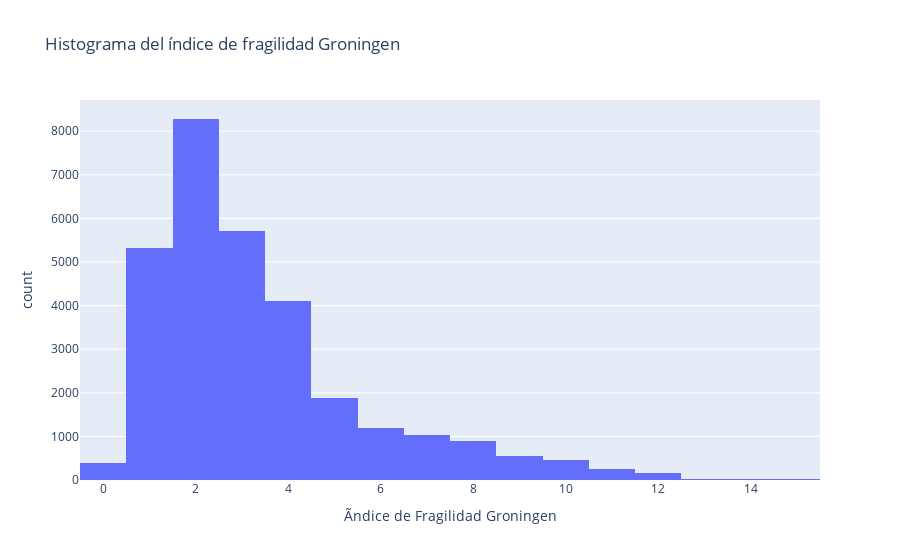

Notebook cell for this chart:
### Code cell
# Distribución de la fragilidad
fig = px.histogram(df_final, x = 'Ãndice de Fragilidad Groningen', title = 'Histograma del índice de fragilidad Groningen')
fig.show()

### Figure 1 — Plotly figure (JSON) as saved in the notebook; plotly's stock layout.template omitted (floating-point values rounded to 4 significant figures; data arrays with more than 128 entries replaced by an {"elided": "..."} marker saying what was removed)
{"data": [{"alignmentgroup": "True", "bingroup": "x", "hovertemplate": "Ãndice de Fragilidad Groningen=%{x}<br>count=%{y}<extra></extra>", "legendgroup": "", "marker": {"color": "#636efa", "pattern": {"shape": ""}}, "name": "", "offsetgroup": "", "orientation": "v", "showlegend": false, "type": "histogram", "x": {"elided": "30338 int values"}, "xaxis": "x", "yaxis": "y"}], "layout": {"barmode": "relative", "legend": {"tracegroupgap": 0}, "title": {"text": "Histograma del índice de fragilidad Groningen"}, "xaxis": {"anchor": "y", "domain": [0, 1], "title": {"text": "Ãndice de Fragilidad Groningen"}}, "yaxis": {"anchor": "x", "domain": [0, 1], "title": {"text": "count"}}}}
